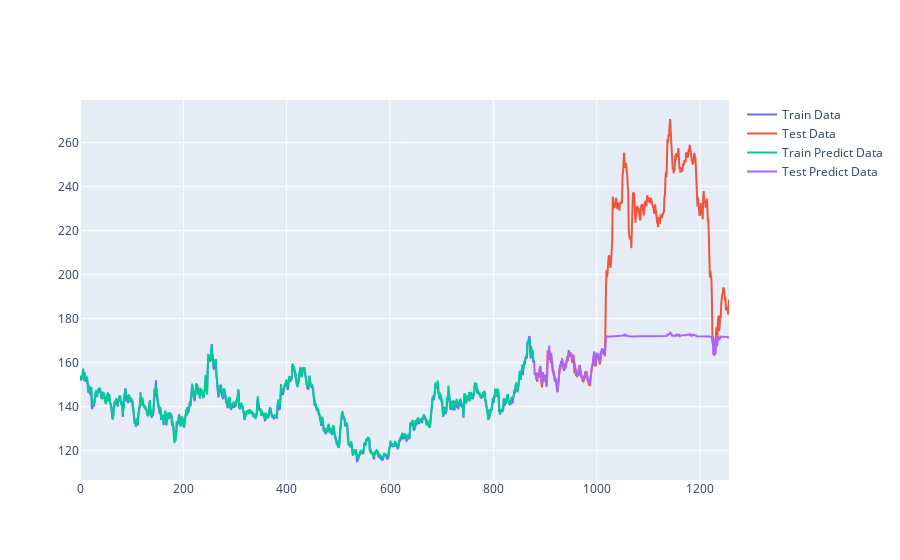

Notebook code for this chart:
### Code cell
import plotly.graph_objects as go

fig = go.Figure()
fig.add_trace(go.Scatter(x=train_test_df[:train_df.size].index, y=train_test_df[:train_df.size][0], mode='lines', name='Train Data'))
fig.add_trace(go.Scatter(x=train_test_df[train_df.size:].index, y=train_test_df[train_df.size:][0], mode='lines', name='Test Data'))
fig.add_trace(go.Scatter(x=train_test_predict_df[:train_predict_df.size].index, y=train_test_predict_df[:train_predict_df.size][0], mode='lines', name='Train Predict Data'))
fig.add_trace(go.Scatter(x=train_test_predict_df[train_predict_df.size:].index, y=train_test_predict_df[train_predict_df.size:][0], mode='lines', name='Test Predict Data'))

fig.show()

### Figure 1 — Plotly figure (JSON) as saved in the notebook; plotly's stock layout.template omitted (floating-point values rounded to 4 significant figures; data arrays with more than 128 entries replaced by an {"elided": "..."} marker saying what was removed)
{"data": [{"mode": "lines", "name": "Train Data", "type": "scatter", "x": {"elided": "879 int values"}, "y": {"elided": "879 float values"}}, {"mode": "lines", "name": "Test Data", "type": "scatter", "x": {"elided": "378 int values"}, "y": {"elided": "378 float values"}}, {"mode": "lines", "name": "Train Predict Data", "type": "scatter", "x": {"elided": "879 int values"}, "y": {"elided": "879 float values"}}, {"mode": "lines", "name": "Test Predict Data", "type": "scatter", "x": {"elided": "378 int values"}, "y": {"elided": "378 float values"}}], "layout": {}}
